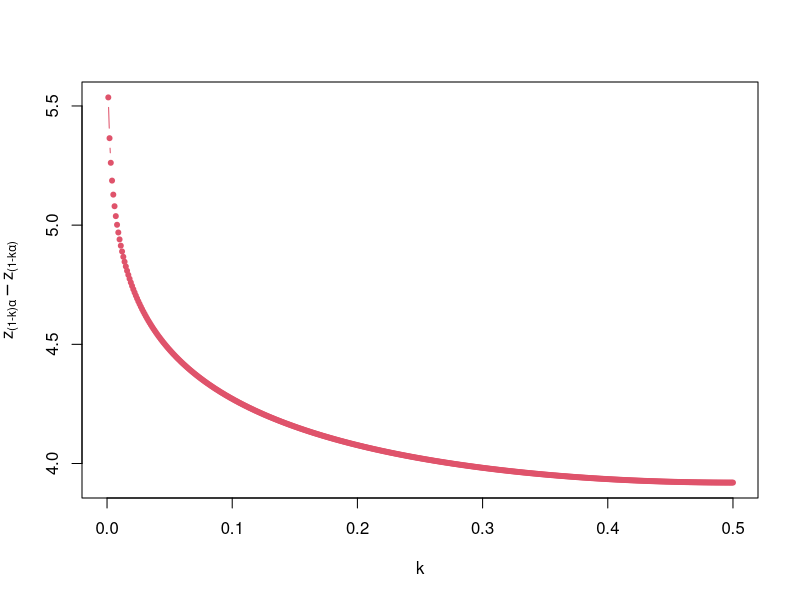

Here is the R script that generated this plot:
library('pracma')

alpha = 0.05;

# k = linspace(0, 0.5, 100);
k = seq(0,0.5,0.001)

a_l = 1-k*alpha;        # Upper interval
a_u = (1-k)*alpha;      # Lower interval

z_interval = qnorm(1-a_u) - qnorm(1-a_l)

to_plot = data.frame(
    x = k,
    y = z_interval
)

plot(to_plot, col=2, pch=20, type='b', 
    ylab=expression("z"["(1-k)"*alpha]-"z"["(1-k"*alpha*")"]),
    xlab="k")